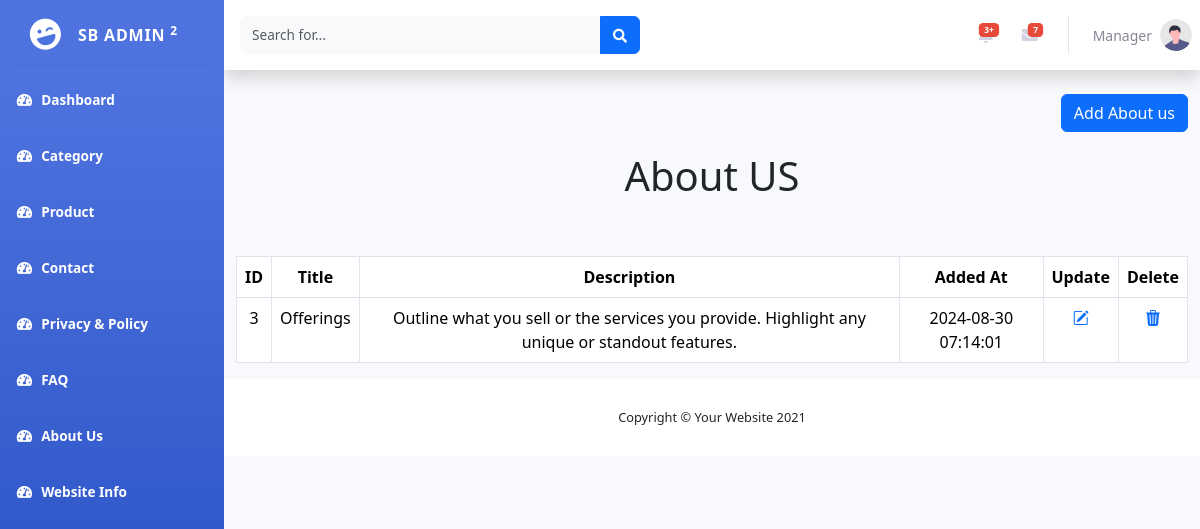
The app's page /Admin/show_aboutus.php (signed in) with its own data.
### tables this page shows
CREATE TABLE `about_us` (
  `ID` int(11) NOT NULL,
  `Title` varchar(25) NOT NULL,
  `Description` varchar(1000) NOT NULL,
  `Added_At` timestamp NOT NULL DEFAULT current_timestamp()
);

### Admin/show_aboutus.php (the view, shortened to what this page needs)
<!DOCTYPE html>
<html lang="en">
<head>
</head>
<body>
<?php include("header.php")?>
<div class="container">
<div class="button-container">
    <button class="btn btn-primary"><a href="aboutus.php">Add About us</a></button>
    </div>
    <h1>About US</h1>
    <br><br>
<table class="table table-bordered">
    <tr>
        <th>ID</th>
        <th>Title</th>
        <th>Description</th>
        <th>Added At</th>
        <th>Update</th>
        <th>Delete</th>
    </tr>
    <?php
    $conn=mysqli_connect("localhost","root","","ecommerce");
    $query="SELECT * FROM about_us";
    $result=mysqli_query($conn,$query);
    while($row=mysqli_fetch_array($result))
    {
        echo "<tr>";
        echo "<td>".$row[0]."</td>";
        echo "<td>".$row[1]."</td>";
        echo "<td>".$row[2]."</td>";
        echo "<td>".$row[3]."</td>";
        echo '<td><a href="aboutusupdate.php?i='.$row[0].'"><i class="bi bi-pencil-square"></i></a></td>';
        echo '<td><a href="deleteaboutus.php?delete='.$row[0].'"><i class="bi bi-trash3-fill"></i></a></td>';
        echo "</tr>";
    }
    ?>
</table>
</div>
<?php include("footer.php")?>
</body>
</html>

### Admin/show_aboutus.php (style rules this page uses)
td,tr,h1 { text-align: center; }
.btn-primary { background-color: #007bff; color: white; text-align: center; transition: background-color 0.3s ease; }
.btn-primary a { color: white; text-decoration: none; }
.button-container { display: flex; justify-content: flex-end; margin-bottom: 20px; }

### records on screen
about_us: ID "3", Title "Offerings", Description "Outline what you sell or the services you provide. Highlight any unique or standout features.", Added_At "2024-08-30 07:14:01"

### other values on screen
$_SESSION["name"] "Manager"
